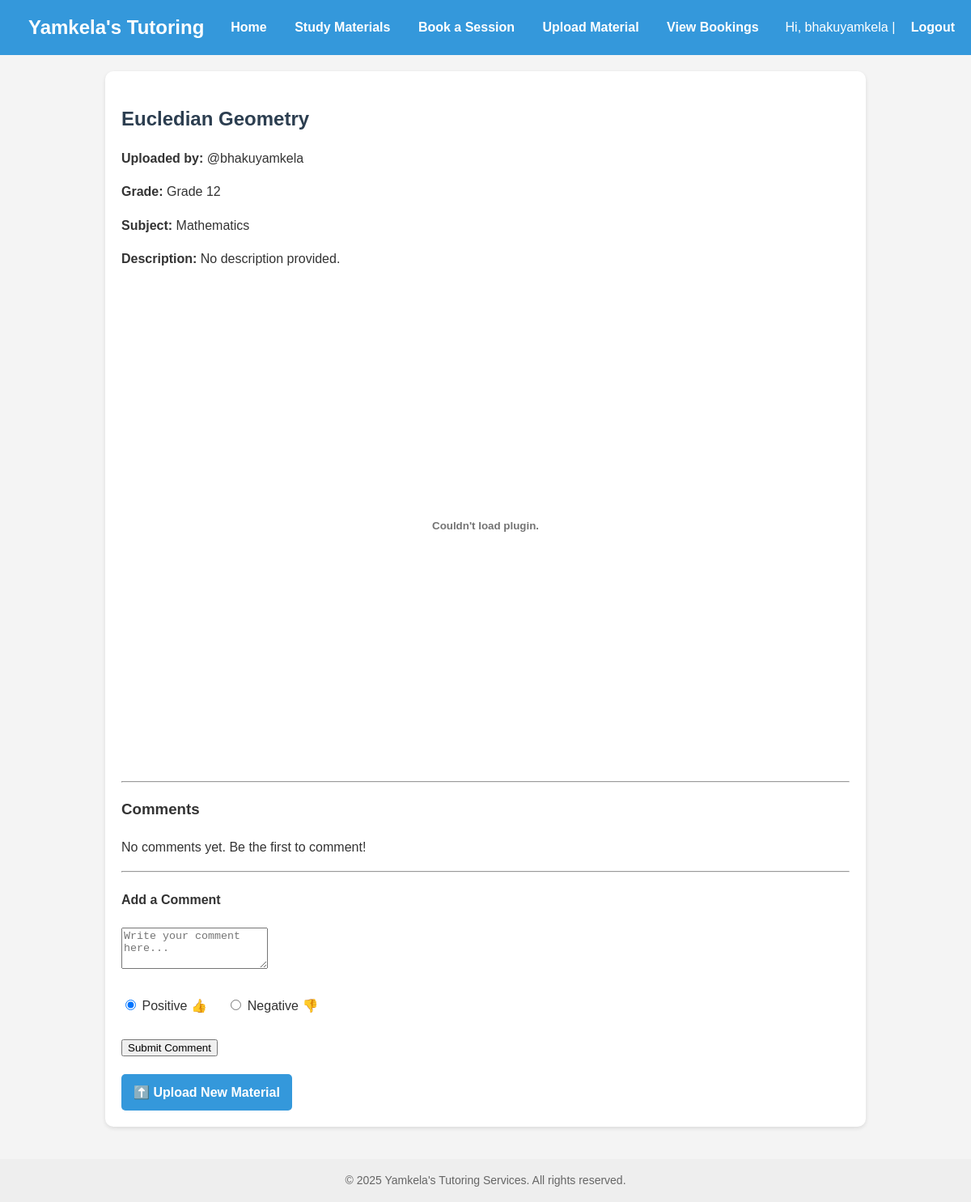
/material/2 (signed in), run on the app's committed database.
### app.py (models this page shows)
class User(db.Model, UserMixin):
    id = db.Column(db.Integer, primary_key=True)
    username = db.Column(db.String(80), unique=True, nullable=False)
    password = db.Column(db.String(200), nullable=False)
    is_admin = db.Column(db.Boolean, default=False)
    materials = db.relationship('Material', backref='uploader', lazy=True)
    comments = db.relationship('Comment', backref='author', lazy=True)

class Material(db.Model):
    id = db.Column(db.Integer, primary_key=True)
    filename = db.Column(db.String(255), nullable=False)
    title = db.Column(db.String(100), nullable=False)
    description = db.Column(db.Text)
    user_id = db.Column(db.Integer, db.ForeignKey('user.id'), nullable=False)
    grade = db.Column(db.String(20), nullable=True)
    subject = db.Column(db.String(100), nullable=True)
    comments = db.relationship('Comment', backref='material_obj', lazy=True)

### app.py (the view, shortened to what this page needs)
@app.route('/material/<int:material_id>', methods=['GET', 'POST'])
def view_material(material_id):
    material = Material.query.get_or_404(material_id)
    comments = Comment.query.filter_by(material_id=material.id).order_by(Comment.timestamp.desc()).all()
    return render_template('material_detail.html', material=material, comments=comments)

### app.py (called while the page is built)
@app.context_processor
def inject_current_year():
    return {'current_year': datetime.now().year}

@login_manager.user_loader
def load_user(user_id):
    return User.query.get(int(user_id))

### templates/material_detail.html
{% extends "base.html" %}
{% block content %}
  <h2>{{ material.title }}</h2>
  <p><strong>Uploaded by:</strong> @{{ material.uploader.username }}</p>
  <p><strong>Grade:</strong> {{ material.grade or 'General' }}</p>
  <p><strong>Subject:</strong> {{ material.subject or 'General' }}</p>
  <p><strong>Description:</strong> {{ material.description or 'No description provided.' }}</p>
  {% if material.filename.endswith('.pdf') %}
    <embed src="{{ url_for('static', filename='uploads/' + material.filename) }}" type="application/pdf" width="100%" height="600px" />
  {% elif material.filename.endswith('.mp4') %}
    <video width="100%" controls>
      <source src="{{ url_for('static', filename='uploads/' + material.filename) }}" type="video/mp4">
      Your browser does not support the video tag.
    </video>
  {% else %}
    <img src="{{ url_for('static', filename='uploads/' + material.filename) }}" alt="{{ material.title }}" style="max-width: 100%; height: auto;">
  {% endif %}
  <hr>
  <h3>Comments</h3>
  {% if comments %}
    <ul>
      {% for comment in comments %}
        <li>
          <strong>@{{ comment.author.username }}</strong>
          ({{ comment.timestamp.strftime('%Y-%m-%d %H:%M') }}) -
          {% if comment.is_positive %}
            <span style="color:green;">👍</span>
          {% else %}
            <span style="color:red;">👎</span>
          {% endif %}
          <p>{{ comment.text }}</p>
        </li>
      {% endfor %}
    </ul>
  {% else %}
    <p>No comments yet. Be the first to comment!</p>
  {% endif %}
  {% if current_user.is_authenticated %}
    <hr>
    <h4>Add a Comment</h4>
    <form method="POST" action="{{ url_for('view_material', material_id=material.id) }}">
      <textarea name="comment" rows="3" required placeholder="Write your comment here..."></textarea><br><br>
      <label>
        <input type="radio" name="is_positive" value="true" checked> Positive 👍
      </label>
      <label style="margin-left: 20px;">
        <input type="radio" name="is_positive" value="false"> Negative 👎
      </label><br><br>
      <button type="submit">Submit Comment</button>
    </form>
  {% else %}
    <p><a href="{{ url_for('login') }}">Log in</a> to add a comment.</p>
  {% endif %}
{% endblock %}

### templates/base.html (shortened to what this page needs)
<!DOCTYPE html>
<html lang="en">
<head>
  <link rel="stylesheet" href="{{ url_for('static', filename='css/styles.css') }}">
</head>
<body>
<header>
  <div>
    <a href="{{ url_for('home') }}" style="font-size: 1.5em;">Yamkela's Tutoring</a>
  </div>
  <nav>
    <a href="{{ url_for('home') }}">Home</a>
    <a href="{{ url_for('materials') }}">Study Materials</a>
    <a href="{{ url_for('book') }}">Book a Session</a>
    {% if current_user.is_authenticated and current_user.is_admin %}
      <a href="{{ url_for('upload') }}">Upload Material</a>
      <a href="{{ url_for('admin_bookings') }}">View Bookings</a>
    {% endif %}
  </nav>
  <div>
    {% if current_user.is_authenticated %}
      <span>Hi, {{ current_user.username }} | </span>
      <a href="{{ url_for('logout') }}">Logout</a>
    {% else %}
      <a href="{{ url_for('login') }}">Login</a> |
      <a href="{{ url_for('signup') }}">Sign Up</a>
    {% endif %}
  </div>
</header>
<main>
  {% block content %}{% endblock %}
  {% if current_user.is_authenticated and current_user.is_admin %}
    <a href="{{ url_for('upload') }}" class="btn-create-post">⬆️ Upload New Material</a>
  {% endif %}
</main>
<footer>
  &copy; {{ current_year or '2025' }} Yamkela's Tutoring Services. All rights reserved.
</footer>
</body>
</html>

### static/css/styles.css (style rules this page uses)
body { font-family: Arial, sans-serif; background-color: #f0f2f5; color: #333; margin: 0; padding: 0; line-height: 1.6; }
h2 { color: #2c3e50; margin-bottom: 1rem; }
a { color: #2980b9; text-decoration: none; transition: color 0.3s ease; }

### templates/base.html (style rules this page uses)
body { font-family: Arial, sans-serif; margin: 0; padding: 0; background: #f4f4f4; color: #333; }
header { background: #3498db; color: white; padding: 15px 20px; display: flex; justify-content: space-between; align-items: center; }
header a { color: white; text-decoration: none; margin-left: 15px; font-weight: bold; }
nav a { margin-right: 15px; color: white; font-weight: bold; text-decoration: none; }
main { max-width: 900px; margin: 20px auto; background: white; padding: 20px; border-radius: 10px; box-shadow: 0 2px 5px rgb(0 0 0 / 0.1); }
footer { text-align: center; padding: 15px; background: #eee; margin-top: 40px; color: #666; font-size: 14px; }
.btn-create-post { display: inline-block; margin-top: 20px; padding: 10px 15px; background-color: #3498db; color: white; text-decoration: none; border-radius: 5px; font-weight: bold; }

### data on the page
User: username "bhakuyamkela", uploader.username "bhakuyamkela"
Material: title "Eucledian Geometry", grade "Grade 12", subject "Mathematics", description "No description provided."
